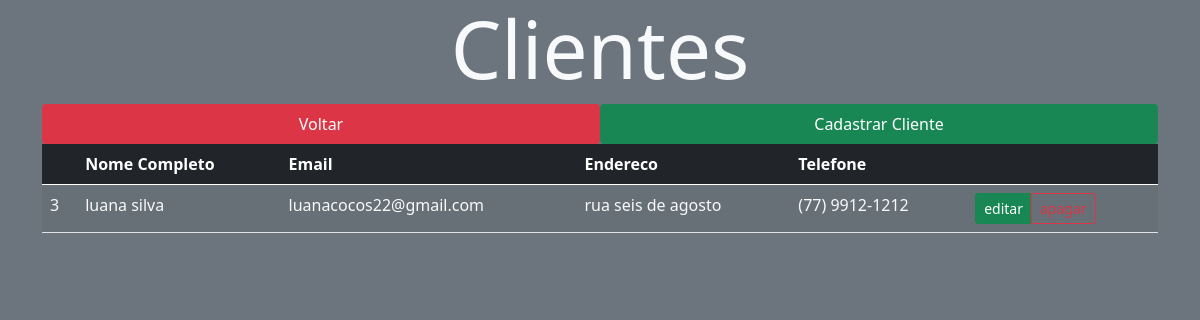
Page /src/views/clientes.php on the earlier database version.
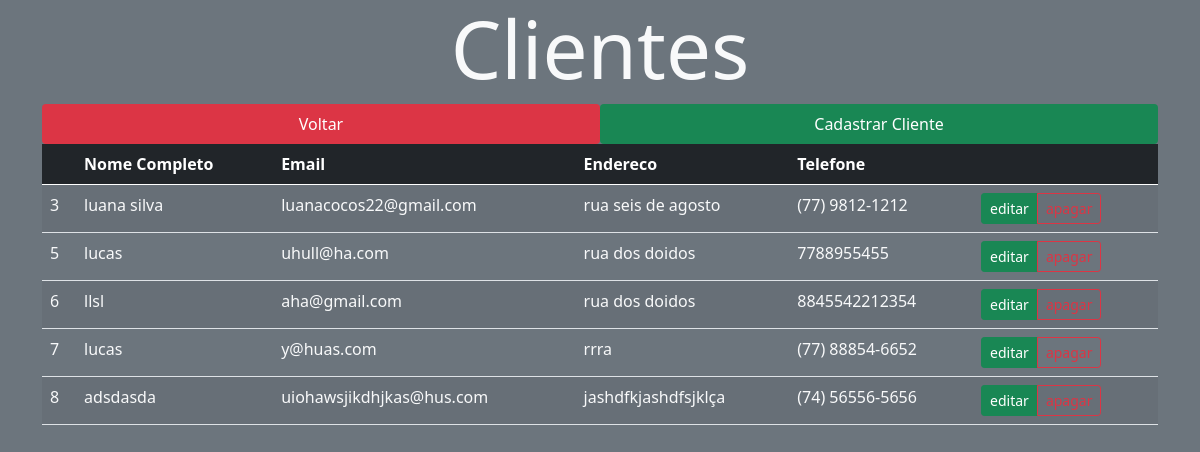
Same page on the later database version.
### tables this page shows
CREATE TABLE `cliente` (
  `idcliente` int(11) NOT NULL,
  `nome` varchar(200) NOT NULL,
  `email` varchar(200) NOT NULL,
  `endereco` varchar(200) NOT NULL,
  `telefone` varchar(200) NOT NULL
);

### src/controller/ClientesController.php (called while the page is built, shortened)
<?php
require_once '../model/cliente.php';
require_once '../model/Database.php';
class ClientesController extends cliente
{
    protected $tabela = 'cliente';
    public function findAll()
    {
        $query = "SELECT * FROM $this->tabela";
        $stm = Database::prepare($query);
        $stm->execute();
        $clientes = array();
        foreach ($stm->fetchAll() as $cliente) {
            $clientes[] = new cliente($cliente->idcliente, $cliente->nome, $cliente->email, $cliente->endereco, $cliente->telefone);
        }
        return $clientes;
    }
}

### src/model/Database.php (called while the page is built, shortened)
<?php
class Database
{
    private static $instance;
    public static function getInstance()
    {
        if (!isset(self::$instance)) {
            try {
                self::$instance = new PDO('mysql:host=' . HOST . '; dbname=' . BASE, USER, PASS);
                self::$instance->setAttribute(PDO::ATTR_ERRMODE, PDO::ERRMODE_EXCEPTION);
                self::$instance->setAttribute(PDO::ATTR_DEFAULT_FETCH_MODE, PDO::FETCH_OBJ);
            } catch (PDOException $error) {
                echo $error->getMessage();
            }
        }
        return self::$instance;
    }
    public static function prepare($sql)
    {
        return self::getInstance()->prepare($sql);
    }
}

### src/model/cliente.php (called while the page is built, shortened)
<?php
class cliente
{
    private $idcliente;
    private $nome;
    private $email;
    private $endereco;
    private $telefone;
    public function __construct($idcliente, $nome, $email,$endereco,$telefone)
    {
        $this->idcliente = $idcliente;
        $this->nome = $nome;
        $this->email = $email;
        $this->endereco = $endereco;
        $this->telefone = $telefone;
    }
    public function getidcliente()
    {
        return $this->idcliente;
    }
    public function getNome()
    {
        return $this->nome;
    }
    public function getemail()
    {
        return $this->email;
    }
    public function getendereco()
    {
        return $this->endereco;
    }
    public function gettelefone()
    {
        return $this->telefone;
    }
}

### src/views/clientes.php (the view, shortened to what this page needs)
<?php
    require '../controller/ClientesController.php';
    $clientes = new ClientesController();
?>
<!DOCTYPE html>
<html lang="pt_br">
<head>
    <link href="https://cdn.jsdelivr.net/npm/bootstrap@5.0.1/dist/css/bootstrap.min.css" rel="stylesheet">
    <link rel="stylesheet" href="../../public/styles/main.css">
</head>
<body class="bg-secondary">
    <div class="container">
        <h1 class="display-1 text-center text-light">Clientes</h1>
        <nav class="nav nav-pills nav-justified ">
            <a href="../../index.php" class="nav-item nav-link active bg-danger" >Voltar </a>
            <a href="./cadastrarCliente.php"  class="nav-item nav-link active bg-success">Cadastrar Cliente</a>
        </nav>
        <table class="table table-striped " id="table">
            <thead class="table-dark">
                <tr>
                    <th></th>
                    <th>Nome Completo</th>
                    <th>Email</th>
                    <th>Endereco</th>
                    <th>Telefone</th>
                    <th> </th>
                </tr>
            </thead>
            <tbody>
                <?php
                foreach ($clientes->findAll() as $cliente) : ?>
                    <tr class=" text-light">
                        <td> <?= $cliente->getidcliente() ?> </td>
                        <td> <?= $cliente->getNome() ?> </td>
                        <td> <?= $cliente->getemail() ?> </td>
                        <td> <?= $cliente->getendereco() ?> </td>
                        <td> <?= $cliente->gettelefone() ?> </td>
                        <td>
                            <div class="btn-group btn-group-sm">
                                <a href="./editarCliente.php?id=<?= $cliente->getidcliente() ?>" class="btn btn-success">editar</a><br>
                                <a href="./apagarCliente.php?id=<?= $cliente->getidcliente() ?>" onclick="return confirm('Tem certeza de que deseja excluir este item?');"class="btn btn-outline-danger">apagar</a>
                            </div>
                        </td>
                    </tr>
                <?php endforeach; ?>
            </tbody>
        </table>
    </div>
</body>
</html>

Differences in the rows shown:
changed cliente "luana silva": telefone "(77) 9912-1212" → "(77) 9812-1212"
added cliente: idcliente "5", nome "lucas", email "uhull@ha.com", endereco "rua dos doidos", telefone "7788955455"
added cliente: idcliente "6", nome "llsl", email "aha@gmail.com", endereco "rua dos doidos", telefone "8845542212354"
added cliente: idcliente "7", nome "lucas", email "y@huas.com", endereco "rrra", telefone "(77) 88854-6652"
added cliente: idcliente "8", nome "adsdasda", email "uiohawsjikdhjkas@hus.com", endereco "jashdfkjashdfsjklça", telefone "(74) 56556-5656"
